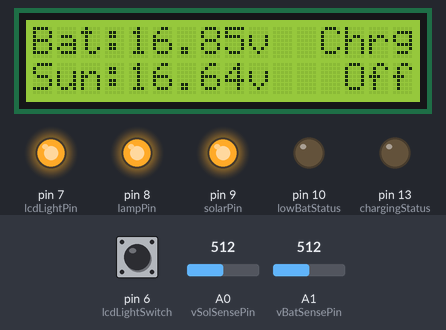
This sketch was run on a simulated Arduino Uno, built with avr-gcc and run on an emulated ATmega328P. Parts: 16×2 character LCD, output pins drawn as LEDs (lit = HIGH). The test bench sets the inputs (shaded band); at power-on: A1 (vBatSensePin) = 512, A0 (vSolSensePin) = 512, pin 6 (lcdLightSwitch) LOW. What the sketch prints to the serial monitor is not drawn.

Above: at 1.6 s.
1.7 s: A1 (vBatSensePin) set to 453
At 3.7 s:
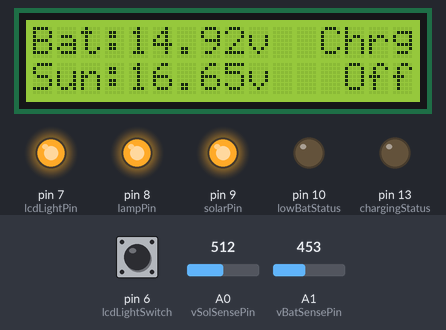
4.5 s: A1 (vBatSensePin) set to 424
At 7.2 s:
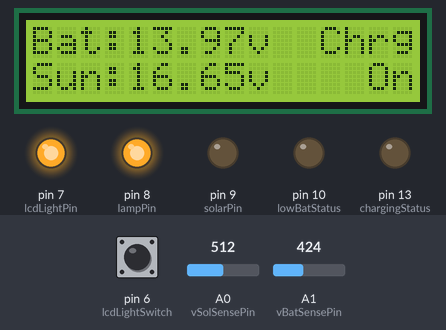
7.5 s: A0 (vSolSensePin) set to 168
At 9.6 s:
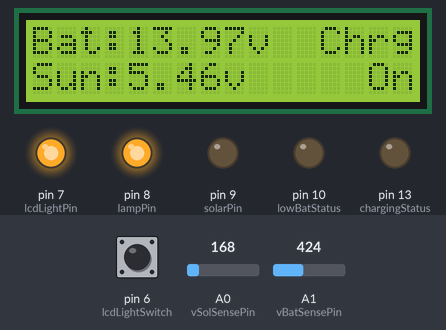
10.5 s: A0 (vSolSensePin) set to 153
At 13.0 s:
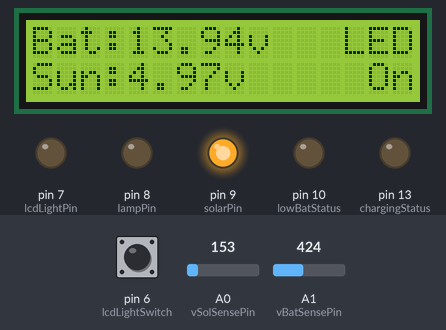
13.5 s: A1 (vBatSensePin) set to 322
At 16.0 s:
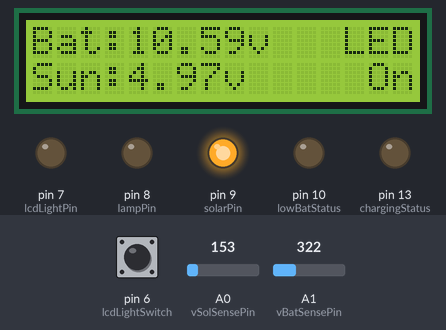
16.3 s: A1 (vBatSensePin) set to 296
At 18.2 s:
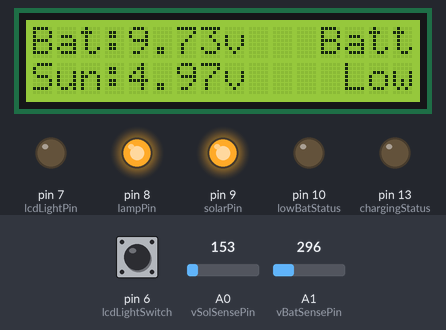
Timing chart, 0 to 19.7 s (numbered marks = the images above; inputs shaded):
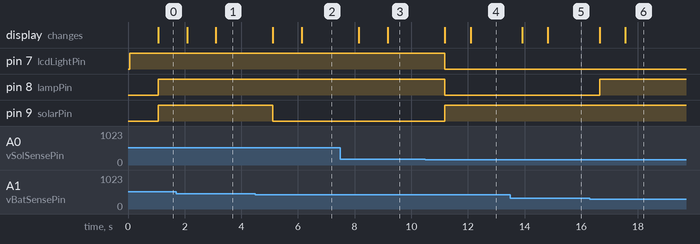

Measured:
- the behaviour switches between 439 and 438 on A1 (vBatSensePin) (found by bisection; images 1 and 2)
- the behaviour switches between 154 and 153 on A0 (vSolSensePin) (found by bisection; images 3 and 4)
- the behaviour switches between 305 and 304 on A1 (vBatSensePin) (found by bisection; images 5 and 6)
- after the input at 1.7 s, the display: first changes after 0.39 s (image 1 shows a later state)
- after the input at 4.5 s, pin 9 (solarPin): HIGH → LOW after 0.62 s; the display: first changes after 0.62 s (image 2 shows a later state)
- after the input at 7.5 s, the display: first changes after 0.65 s (image 3 shows a later state)
- after the input at 10.5 s, pin 8 (lampPin): HIGH → LOW after 0.68 s; pin 9 (solarPin): LOW → HIGH after 0.68 s; the display: first changes after 0.69 s (image 4 shows a later state)
- after the input at 13.5 s, the display: first changes after 0.42 s (image 5 shows a later state)
- after the input at 16.3 s, pin 8 (lampPin): LOW → HIGH after 0.35 s; the display: first changes after 0.35 s (image 6 shows a later state)

The sketch:

voltage_SOLAR_read_3.ino
```cpp
// include the library code:
#include <LiquidCrystal.h>
#include <math.h>

LiquidCrystal lcd(12, 11, 5, 4, 3, 2);

int vBatSensePin = 1;
int vSolSensePin = 0;

int lcdLightPin = 7;
int lcdLightSwitch = 6;
int lampPin = 8;
int solarPin = 9;
int chargingStatus = 13;
int lowBatStatus = 10;

float vChrgMax = 14.5;
//float vChrgMax = 33;

float vBatMean = 1;
float analogVBatMax = 1023;
//float vBatMax = 22.83;
float vBatMax = 33.7;
int counter = 1;

float vSolMean = 1;
float analogVSolMax = 1030;
//float vSolMax = 22.83;
float vSolMax = 33.5;

bool isFullyCharged = false;

bool isWaitingToRestore = false;
bool isRecharging = false;

int lcdLightCounter = 0;
bool lcdButtonPressed = false;

bool isFirstRunning = true;

void setup() {
  // set up the LCD's number of columns and rows:
  lcd.begin(16, 2);
  // initialize the serial communications:
  Serial.begin(9600);
  pinMode(lampPin, OUTPUT);
  pinMode(solarPin, OUTPUT);
  pinMode(lcdLightPin, OUTPUT);
  pinMode(lcdLightSwitch, INPUT);
  pinMode(chargingStatus, OUTPUT);
  pinMode(lowBatStatus, OUTPUT);
  digitalWrite(lcdLightPin, HIGH);
}

void loop() {
  int batValue = analogRead(vBatSensePin);
  int solValue = analogRead(vSolSensePin);
  if(!lcdButtonPressed)
  {
    lcdButtonPressed = digitalRead(lcdLightSwitch);
    if(isFirstRunning)
    {
      lcdButtonPressed = true;
      isFirstRunning = false;
    }
    if(lcdButtonPressed)
      lcdLightCounter = 0;
  }
//
//  Serial.println("Bat Val:" + (String)batValue);
//  Serial.println("Solar Val:" + (String)solValue);

  if(counter <= 10)
  {
    delay(100);
    //Serial.println("CALCULATING");
    float tempBat = (batValue * vBatMax) / analogVBatMax;
    vBatMean = (vBatMean + tempBat) / 2;

    float tempSol = (solValue * vSolMax) / analogVSolMax;
    vSolMean = (vSolMean + tempSol) / 2;
    lcdLightCounter++;
  }
  else
  {
    // clear the screen
    lcd.clear();
    lcd.setCursor(0, 0);
    //float currentBattery = (batValue * vBatMax) / analogVBatMax;
    Serial.println("Bat:" + (String)vBatMean + "v");
    Serial.println("Solar:" + (String)vSolMean + "v");
    lcd.print("Bat:" + (String)vBatMean + "v");

    lcd.setCursor(0,1);
    lcd.print("Sun:" + (String)vSolMean + "v");

    counter = 1;

    if(lcdLightCounter >= 100 && lcdButtonPressed)
    {
      Serial.println("LCD DONE");
      lcdButtonPressed = false;
      lcdLightCounter = 0;
    }
    else if(lcdLightCounter < 100 && lcdButtonPressed)
    {
      digitalWrite(lcdLightPin, HIGH);
      Serial.println("LCD RUNNING");
    }
    else if(!lcdButtonPressed)
    {
      digitalWrite(lcdLightPin, LOW);
      Serial.println("LCD OFF");
      lcdLightCounter = 0;
    }


    //if(vSolMean >= vBatMean && vBatMean <= vChrgMax)
    if(vSolMean >= 5 && vBatMean <= vChrgMax)
    {
      if(isFullyCharged && vBatMean + 0.05 > vChrgMax)
      {
        Serial.println("Charging Batt");
        lcd.setCursor(12,0);
        lcd.print("Batt");
        lcd.setCursor(12,1);
        lcd.print("Full");
        return;
      }
      else if(vBatMean < vChrgMax - 0.05)
      {
        isFullyCharged = false;
      }
      digitalWrite(lampPin, HIGH);
      digitalWrite(solarPin, LOW);
      Serial.println("Charging Batt");
      lcd.setCursor(12,0);
      lcd.print("Chrg");
      lcd.setCursor(14,1);
      lcd.print("On");
      return;
    }
    else if(vBatMean > vChrgMax && vSolMean >= 5)
    //else
    {
      digitalWrite(lampPin, HIGH);
      digitalWrite(solarPin, HIGH);
      Serial.println("Charging Batt OFF");
      lcd.setCursor(12,0);
      lcd.print("Chrg");
      lcd.setCursor(13,1);
      lcd.print("Off");
      isFullyCharged = true;
      return;
    }
//    else if((vBatMean > vChrgMax && vSolMean < 5)
//    {
//      digitalWrite(lampPin, LOW);
//      digitalWrite(solarPin, HIGH);
//      Serial.println("LED ON to dump overdischarge");
//      lcd.setCursor(12,0);
//      lcd.print("LED");
//      lcd.setCursor(13,1);
//      lcd.print("ON");
//      isFullyCharged = true;
//      return;
//    }

    if(!isWaitingToRestore && vSolMean <= 5)
    {
      // no sun
      digitalWrite(solarPin, HIGH);
      if(vBatMean >= 10.00)
      {
        lcd.setCursor(13,0);
        digitalWrite(lampPin, LOW);
        lcd.print("LED");
        lcd.setCursor(14,1);
        lcd.print("On");
      }
      else
      {
        lcd.setCursor(12,0);
        digitalWrite(lampPin, HIGH);
        lcd.print("Batt");
        lcd.setCursor(13,1);
        lcd.print("Low");
        isWaitingToRestore = true;
        Serial.println("lessthan10");
        digitalWrite(lowBatStatus, LOW);
      }
    }
    else
    {
      digitalWrite(lampPin, HIGH);
      if(vSolMean >= 5 && vBatMean < vBatMax)
      {
        digitalWrite(solarPin, LOW);
        Serial.println("waiting");
        lcd.setCursor(12,0);
        lcd.print("Chrg");
        lcd.setCursor(14,1);
        lcd.print("On");
      }
      else if(vSolMean < 5 && vBatMean < 10.00)
      {
        digitalWrite(solarPin, HIGH);
        digitalWrite(lampPin, HIGH);
        lcd.setCursor(12,0);
        lcd.print("Batt");
        lcd.setCursor(13,1);
        lcd.print("Low");
        digitalWrite(lowBatStatus, LOW);
      }
      else
      {
        digitalWrite(solarPin, HIGH);
        lcd.setCursor(13,0);
        lcd.print("LED");
        lcd.setCursor(13,1);
        lcd.print("Off");
      }

      if(vBatMean >= 12.50)
      {
          isWaitingToRestore = false;
      }
    }

    vBatMean = 1;
    vSolMean = 1;
  }
  counter++;
}
```
